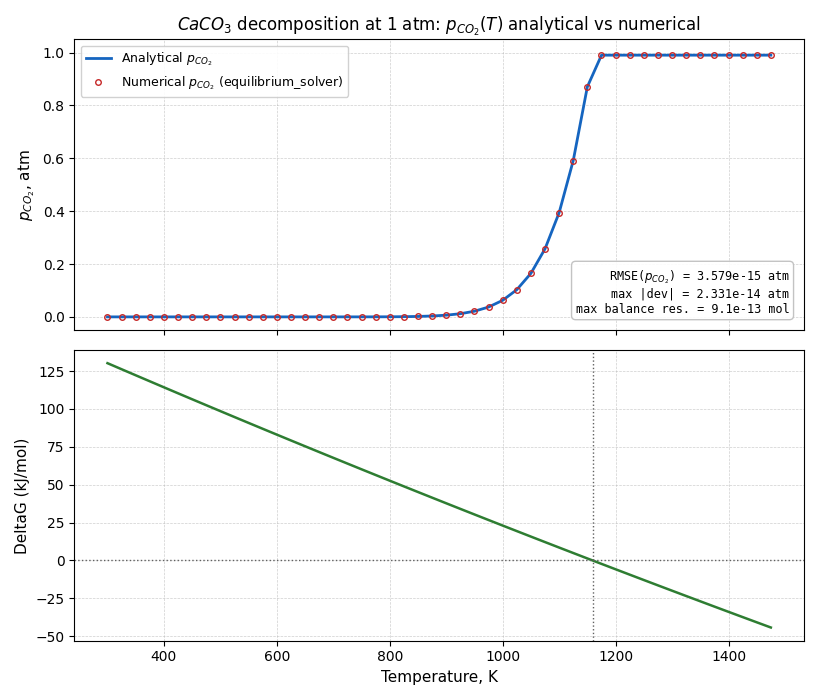

Reproduce this figure in Python.
"""Calcium Carbonate Decomposition: Numerical vs. Analytical Equilibrium
=========================================================================

Reaction:
   CaCO3(s)  <=>  CaO(s) + CO2(g)

This example demonstrates ``equilibrium_solver.calculate_equilibrium`` for a
heterogeneous equilibrium as a function of temperature (300-1475 K, 1 atm).

Correctness is established by comparison with the analytical criterion:
for pure solids, the decomposition equilibrium satisfies

   Kp(T) = exp(-DeltaG(T)/(R T)) = p_CO2,eq / p_ref.

In this formulation, the key observable is the equilibrium CO2 partial
pressure p_CO2,eq(T). For the ideal heterogeneous equilibrium,

   p_CO2,eq(T) = Kp(T)  (in atm, with p_ref = 1 atm),

until material/pressure limits are reached.
"""

import matplotlib.pyplot as plt
import numpy as np

from equilibrium_solver import calculate_equilibrium

# ---------------------------------------------------------------------------
# Thermodynamic data (J/mol), tabulated at T = 300..1475 K with step 25 K
# ---------------------------------------------------------------------------

G = {
   "CO2": [
      -457942.3486287945, -463334.059335961, -468799.67821755266,
      -474335.8441330556, -479939.50834182784, -485607.89990335837,
      -491338.4927341056, -497128.97585932177, -502977.22722835816,
      -508881.29095683, -514839.3576629543, -520849.7475119176,
      -526910.8955921343, -533021.339282858, -539179.7073159148,
      -545384.710277174, -551635.1323323397, -557929.8239956509,
      -564267.6957890595, -570647.7126638524, -577068.889077073,
      -583530.2846320737, -590031.0002066555, -596570.1745039895,
      -603146.9809713099, -609760.6293990558, -616410.3750016887,
      -623095.5013637042, -629815.3152651639, -636569.1461850206,
      -643356.3457066584, -650176.2868574659, -657028.3634066387,
      -663911.9891395781, -670826.5971227366, -677771.6389693108,
      -684746.5841134915, -691750.9190989225, -698784.1468854125,
      -705845.7861767195, -712935.3707712699, -720052.4489369508,
      -727196.5828105503, -734367.3478220025, -741564.3321432711,
      -748787.1361614721, -756035.3719756573, -763308.6629165667,
   ],
   "CaCO3": [
      -1234939.2834208286, -1237333.0284817033, -1239896.1287110974,
      -1242622.7365377485, -1245506.869941677, -1248542.6465152593,
      -1251724.405965238, -1255046.7694529237, -1258504.6629278082,
      -1262093.3200264273, -1265808.273611315, -1269645.3412939725,
      -1273600.6081013312, -1277670.4081463509, -1281851.3063821138,
      -1286140.0810454134, -1290533.7071082157, -1295029.3408812075,
      -1299624.3058093379, -1304316.0794382251, -1309102.2814961288,
      -1313980.6630186192, -1318949.0964357457, -1324005.5665402943,
      -1329148.162258156, -1334375.0691462217, -1339684.562548624,
      -1345075.0013478997, -1350544.8222533972, -1356092.534574757,
      -1361716.7154334753, -1367416.0053702998, -1373189.104310551,
      -1379034.7678533848, -1384951.8038545295, -1390939.0692751925,
      -1396995.4672726563, -1403119.944510597, -1409311.4886694078,
      -1415569.1261388033, -1421891.9198767678, -1428278.967420491,
      -1434729.399036354, -1441242.3759972875, -1447817.088976946,
      -1454452.756551158, -1461148.6237979939, -1467903.9609886233,
   ],
   "CaO": [
      -646782.696426103, -647785.7856887843, -648873.368887047,
      -650041.7879642382, -651287.3940520716, -652606.657621112,
      -653996.2224563104, -655452.9283868563, -656973.8166353699,
      -658556.1256509826, -660197.2819468644, -661894.8885571053,
      -663646.7126223404, -665450.6729635205, -667304.8281176828,
      -669207.3650800821, -671156.5888608113, -673150.9128841227,
      -675188.850212934, -677269.0055560869, -679390.0680036441,
      -681550.8044308076, -683750.0535108133, -685986.7202794653,
      -688259.7711976147, -690568.2296621519, -692911.1719205071,
      -695287.723347991, -697697.0550514188, -700138.3807662637,
      -702610.9540180493, -705114.0655218392, -707647.040796481,
      -710209.2379727842, -712800.0457770487, -715418.881673338,
      -718065.1901496722, -720738.4411348609, -723438.128534097,
      -726163.7688726552, -728914.9000381303, -731691.0801126183,
      -734491.8862871084, -737316.9138511098, -740165.7752512279,
      -743038.0966978637, -745933.5095870416, -748851.6587208835,
   ],
   "N2": [0]*48, # inert reference species with zero Gibbs energy across all temperatures
}

T = np.arange(300.0, 1500.0, 25.0)  # K
R = 8.314  # J mol-1 K-1
P_TOTAL = 1.0  # atm

# ---------------------------------------------------------------------------
# System definition for equilibrium_solver
# ---------------------------------------------------------------------------

# Species order: [CaCO3, CaO, CO2, N2]
# Element rows: [Ca, C, O, N]
S = np.array([
   [1.0, 1.0, 0.0, 0.0],
   [1.0, 0.0, 1.0, 0.0],
   [3.0, 1.0, 2.0, 0.0],
   [0.0, 0.0, 0.0, 2.0],
])

# Initial state includes both solids so the equilibrium manifold is sampled
# across temperature; N2 is inert gas in the same gas phase as CO2.
n0 = np.array([100.0, 100.0, 0.0, 1.0])
elements = S @ n0

# Each condensed species is a separate pure phase; CO2 and N2 share one gas phase.
phases = [0, 1, 2, 2]

# ---------------------------------------------------------------------------
# Analytical benchmark
# ---------------------------------------------------------------------------

g_caco3 = np.array(G["CaCO3"])
g_cao = np.array(G["CaO"])
g_co2 = np.array(G["CO2"])
g_n2 = np.array(G["N2"])  # inert reference species (not involved in reaction)

delta_g = g_cao + g_co2 - g_caco3  # J/mol for CaCO3 -> CaO + CO2
k_p = np.exp(-delta_g / (R * T))

# Analytical p_CO2(T): ideal law p_CO2 = Kp, then clipped by total pressure
# and finite-inventory upper bound from max possible CO2 production.
p_co2_inventory_max = P_TOTAL * (n0[0] / (n0[0] + n0[3]))
p_co2_analyt = np.minimum(k_p, min(P_TOTAL, p_co2_inventory_max))

# ---------------------------------------------------------------------------
# Numerical solution via equilibrium_solver
# ---------------------------------------------------------------------------

p_co2_num = np.empty_like(T)
balance_residual = np.empty_like(T)

for i, temp in enumerate(T):
   gibbs = np.array([g_caco3[i], g_cao[i], g_co2[i], g_n2[i]])
   n_eq = np.array(
      calculate_equilibrium(
         S=S.tolist(),
         phases=phases,
         elements=elements.tolist(),
         GibbsEnergies=gibbs,
         T=float(temp),
         Pa=P_TOTAL,
      )
   )

   gas_total = n_eq[2] + n_eq[3]
   p_co2_num[i] = float(P_TOTAL * n_eq[2] / gas_total) if gas_total > 0.0 else 0.0
   balance_residual[i] = np.max(np.abs(S @ n_eq - elements))

# ---------------------------------------------------------------------------
# Quantitative comparison
# ---------------------------------------------------------------------------

abs_dev = np.abs(p_co2_num - p_co2_analyt)
rmse_pco2 = float(np.sqrt(np.mean((p_co2_num - p_co2_analyt) ** 2)))
max_dev_pco2 = float(np.max(abs_dev))

# Decomposition temperature estimate from DeltaG(T) = 0 (linear interpolation)
sign_change_idx = np.where(np.diff(np.sign(delta_g)) != 0)[0]
if len(sign_change_idx) > 0:
   k = int(sign_change_idx[0])
   t0, t1 = T[k], T[k + 1]
   g0, g1 = delta_g[k], delta_g[k + 1]
   t_eq = t0 - g0 * (t1 - t0) / (g1 - g0)
else:
   t_eq = float("nan")

print()
print("=" * 74)
print("  Calcium Carbonate Decomposition Equilibrium")
print("  Reaction: CaCO3(s) <=> CaO(s) + CO2(g)")
print(f"  Pressure: {P_TOTAL:.1f} atm, Temperature grid: {T[0]:.0f}-{T[-1]:.0f} K")
print("=" * 74)
if np.isfinite(t_eq):
   print(f"  Estimated decomposition temperature from DeltaG(T)=0: {t_eq:.2f} K")
print(f"  RMSE(p_CO2,num vs p_CO2,analyt): {rmse_pco2:.5e} atm")
print(f"  Max |p_CO2,num - p_CO2,analyt|:  {max_dev_pco2:.5e} atm")
print(f"  p_CO2 upper bound from finite inventory: {p_co2_inventory_max:.5f} atm")
print(f"  Max element-balance residual: {balance_residual.max():.2e} mol")
print("=" * 74)
print()

# ---------------------------------------------------------------------------
# Figure
# ---------------------------------------------------------------------------

fig, (ax1, ax2) = plt.subplots(2, 1, figsize=(8.2, 7.0), sharex=True)

ax1.plot(T, p_co2_analyt, "-", color="#1565C0", linewidth=2.0, label="Analytical $p_{CO_2}$")
ax1.plot(
   T,
   p_co2_num,
   "o",
   color="#C62828",
   markersize=4,
   markerfacecolor="none",
   markeredgewidth=1.0,
   label="Numerical $p_{CO_2}$ (equilibrium_solver)",
)
ax1.set_ylabel("$p_{CO_2}$, atm", fontsize=11)
ax1.set_ylim(-0.05, 1.05 * max(1.0, p_co2_analyt.max()))
ax1.grid(True, linestyle="--", linewidth=0.5, alpha=0.6)
ax1.legend(fontsize=9, framealpha=0.9)
ax1.set_title(
   "$CaCO_3$ decomposition at 1 atm: $p_{CO_2}(T)$ analytical vs numerical",
   fontsize=12,
)

ax2.plot(T, delta_g / 1000.0, color="#2E7D32", linewidth=1.8)
ax2.axhline(0.0, color="#616161", linestyle=":", linewidth=1.0)
if np.isfinite(t_eq):
   ax2.axvline(t_eq, color="#616161", linestyle=":", linewidth=1.0)
ax2.set_xlabel("Temperature, K", fontsize=11)
ax2.set_ylabel("DeltaG (kJ/mol)", fontsize=11)
ax2.grid(True, linestyle="--", linewidth=0.5, alpha=0.6)

annotation = (
   f"RMSE($p_{{CO_2}}$) = {rmse_pco2:.3e} atm\n"
   f"max |dev| = {max_dev_pco2:.3e} atm\n"
   f"max balance res. = {balance_residual.max():.1e} mol"
)
ax1.text(
   0.98,
   0.05,
   annotation,
   transform=ax1.transAxes,
   ha="right",
   va="bottom",
   fontsize=8.5,
   family="monospace",
   bbox=dict(boxstyle="round,pad=0.35", facecolor="white", edgecolor="#BDBDBD", alpha=0.9),
)

fig.tight_layout()
plt.show()
